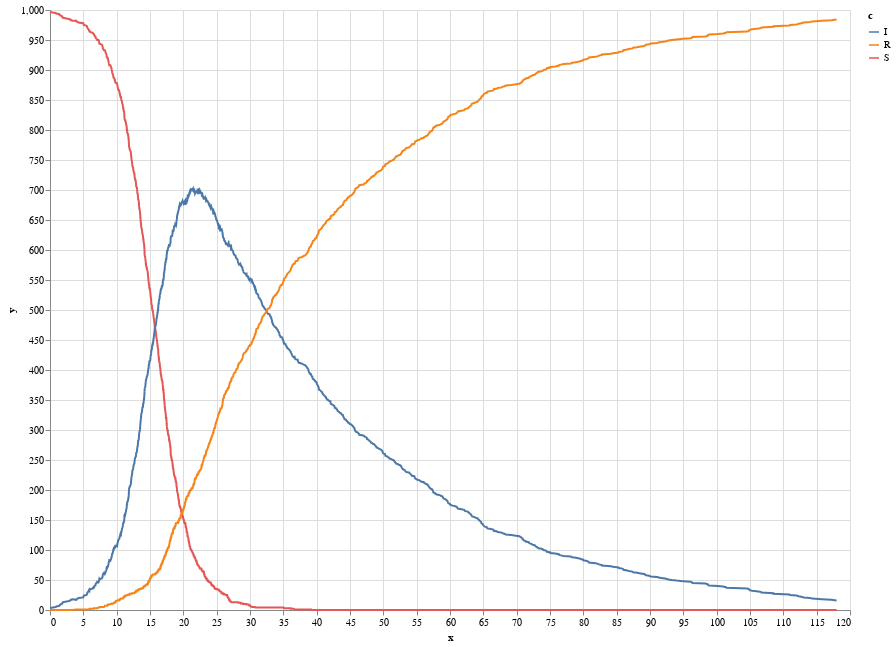

Notebook code cell kept with this figure:
### Markdown cell above
We can compile and run this program and plot the resulting data using `loadCSV` and `plot`:

### Code cell
plot(loadCSV("cpp/runner1_out.csv"), "time")

### Figure 1 — Vega-Lite specification as saved in the notebook (floating-point values rounded to 4 significant figures; data arrays with more than 128 entries replaced by an {"elided": "..."} marker saying what was removed)
{"$schema": "https://vega.github.io/schema/vega-lite/v4.json", "data": {"values": {"elided": "5946 records"}}, "description": "Plot [TODO: real description]", "encoding": {"color": {"field": "c", "type": "nominal"}, "x": {"field": "x", "type": "quantitative"}, "y": {"field": "y", "type": "quantitative"}}, "height": 600, "mark": "line", "width": 800}
